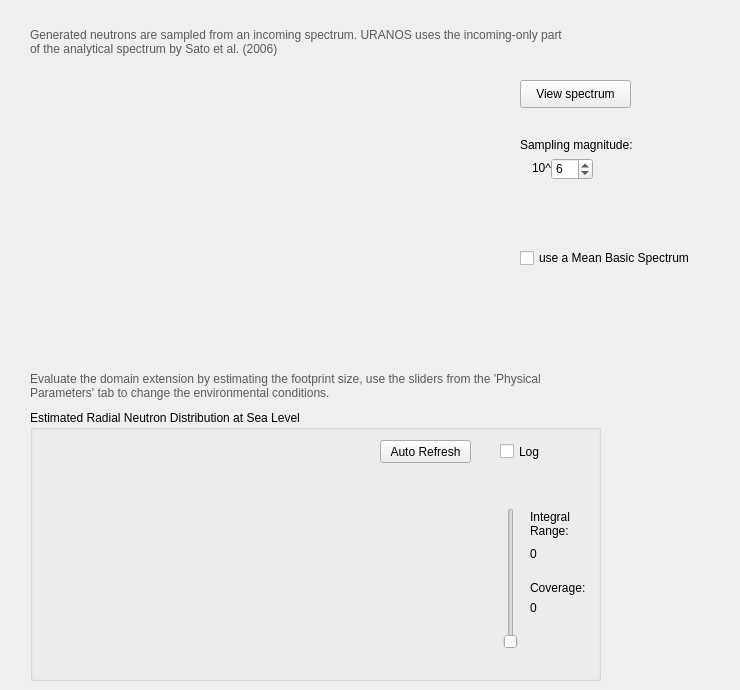
    <widget class="QWidget" name="tab_2">
     <attribute name="title">
      <string>Showcase</string>
     </attribute>
     <widget class="QLabel" name="label_44">
      <property name="geometry">
       <rect>
        <x>510</x>
        <y>158</y>
        <width>41</width>
        <height>20</height>
       </rect>
      </property>
      <property name="text">
       <string>10^</string>
      </property>
      <property name="alignment">
       <set>Qt::AlignRight|Qt::AlignTrailing|Qt::AlignVCenter</set>
      </property>
     </widget>
     <widget class="QSpinBox" name="spinBox_2">
      <property name="geometry">
       <rect>
        <x>551</x>
        <y>158</y>
        <width>42</width>
        <height>22</height>
       </rect>
      </property>
      <property name="minimum">
       <number>1</number>
      </property>
      <property name="maximum">
       <number>8</number>
      </property>
      <property name="value">
       <number>6</number>
      </property>
     </widget>
     <widget class="QPushButton" name="pushButton_2">
      <property name="geometry">
       <rect>
        <x>520</x>
        <y>80</y>
        <width>111</width>
        <height>28</height>
       </rect>
      </property>
      <property name="text">
       <string>View spectrum</string>
      </property>
     </widget>
     <widget class="QLabel" name="label_8">
      <property name="geometry">
       <rect>
        <x>30</x>
        <y>28</y>
        <width>541</width>
        <height>51</height>
       </rect>
      </property>
      <property name="text">
       <string>&lt;html&gt;&lt;head/&gt;&lt;body&gt;&lt;p&gt;&lt;span style=&quot; color:#5a5a5a;&quot;&gt;Generated neutrons are sampled from an incoming spectrum. URANOS uses the incoming-only part of the analytical spectrum by Sato et al. (2006)&lt;/span&gt;&lt;/p&gt;&lt;/body&gt;&lt;/html&gt;</string>
      </property>
      <property name="alignment">
       <set>Qt::AlignLeading|Qt::AlignLeft|Qt::AlignTop</set>
      </property>
      <property name="wordWrap">
       <bool>true</bool>
      </property>
     </widget>
     <widget class="QCheckBox" name="checkBoxBasicSpectrum">
      <property name="geometry">
       <rect>
        <x>520</x>
        <y>248</y>
        <width>211</width>
        <height>20</height>
       </rect>
      </property>
      <property name="text">
       <string>use a Mean Basic Spectrum</string>
      </property>
     </widget>
     <widget class="QLabel" name="label">
      <property name="geometry">
       <rect>
        <x>520</x>
        <y>135</y>
        <width>151</width>
        <height>20</height>
       </rect>
      </property>
      <property name="text">
       <string>Sampling magnitude:</string>
      </property>
      <property name="alignment">
       <set>Qt::AlignLeading|Qt::AlignLeft|Qt::AlignVCenter</set>
      </property>
     </widget>
     <widget class="QCustomPlot" name="WidgetSpectrum" native="true">
      <property name="geometry">
       <rect>
        <x>30</x>
        <y>80</y>
        <width>471</width>
        <height>271</height>
       </rect>
      </property>
     </widget>
     <widget class="QGroupBox" name="groupBox_6">
      <property name="geometry">
       <rect>
        <x>30</x>
        <y>410</y>
        <width>571</width>
        <height>271</height>
       </rect>
      </property>
      <property name="title">
       <string>Estimated Radial Neutron Distribution at Sea Level</string>
      </property>
      <widget class="QCustomPlot" name="customPlotFP" native="true">
       <property name="geometry">
        <rect>
         <x>20</x>
         <y>20</y>
         <width>441</width>
         <height>241</height>
        </rect>
       </property>
       <widget class="QPushButton" name="pushButton_ActivateFP">
        <property name="geometry">
         <rect>
          <x>330</x>
          <y>10</y>
          <width>91</width>
          <height>23</height>
         </rect>
        </property>
        <property name="text">
         <string>Auto Refresh</string>
        </property>
        <property name="flat">
         <bool>false</bool>
        </property>
       </widget>
      </widget>
      <widget class="QSlider" name="horizontalSliderFPHum_2">
       <property name="geometry">
        <rect>
         <x>470</x>
         <y>98</y>
         <width>21</width>
         <height>141</height>
        </rect>
       </property>
       <property name="minimum">
        <number>1</number>
       </property>
       <property name="maximum">
        <number>600</number>
       </property>
       <property name="singleStep">
        <number>1</number>
       </property>
       <property name="value">
        <number>1</number>
       </property>
       <property name="orientation">
        <enum>Qt::Vertical</enum>
       </property>
      </widget>
      <widget class="QLabel" name="label_48">
       <property name="geometry">
        <rect>
         <x>500</x>
         <y>100</y>
         <width>61</width>
         <height>41</height>
        </rect>
       </property>
       <property name="text">
        <string>Integral Range:</string>
       </property>
       <property name="alignment">
        <set>Qt::AlignLeading|Qt::AlignLeft|Qt::AlignTop</set>
       </property>
       <property name="wordWrap">
        <bool>true</bool>
       </property>
      </widget>
      <widget class="QLabel" name="label_FPIntegral">
       <property name="geometry">
        <rect>
         <x>500</x>
         <y>133</y>
         <width>51</width>
         <height>21</height>
        </rect>
       </property>
       <property name="text">
        <string>0</string>
       </property>
      </widget>
      <widget class="QLabel" name="labelIntegral">
       <property name="geometry">
        <rect>
         <x>500</x>
         <y>190</y>
         <width>51</width>
         <height>16</height>
        </rect>
       </property>
       <property name="font">
        <font>
         <bold>false</bold>
        </font>
       </property>
       <property name="text">
        <string>0</string>
       </property>
      </widget>
      <widget class="QLabel" name="label_49">
       <property name="geometry">
        <rect>
         <x>500</x>
         <y>170</y>
         <width>61</width>
         <height>16</height>
        </rect>
       </property>
       <property name="text">
        <string>Coverage:</string>
       </property>
      </widget>
      <widget class="QCheckBox" name="checkBoxFPLog">
       <property name="geometry">
        <rect>
         <x>470</x>
         <y>33</y>
         <width>51</width>
         <height>17</height>
        </rect>
       </property>
       <property name="text">
        <string>Log</string>
       </property>
      </widget>
     </widget>
     <widget class="QLabel" name="label_73">
      <property name="geometry">
       <rect>
        <x>30</x>
        <y>372</y>
        <width>571</width>
        <height>51</height>
       </rect>
      </property>
      <property name="text">
       <string>&lt;html&gt;&lt;head/&gt;&lt;body&gt;&lt;p&gt;&lt;span style=&quot; color:#5a5a5a;&quot;&gt;Evaluate the domain extension by estimating the footprint size, use the sliders from the 'Physical Parameters' tab to change the environmental conditions.&lt;/span&gt;&lt;/p&gt;&lt;/body&gt;&lt;/html&gt;</string>
      </property>
      <property name="alignment">
       <set>Qt::AlignLeading|Qt::AlignLeft|Qt::AlignTop</set>
      </property>
      <property name="wordWrap">
       <bool>true</bool>
      </property>
     </widget>
    </widget>
